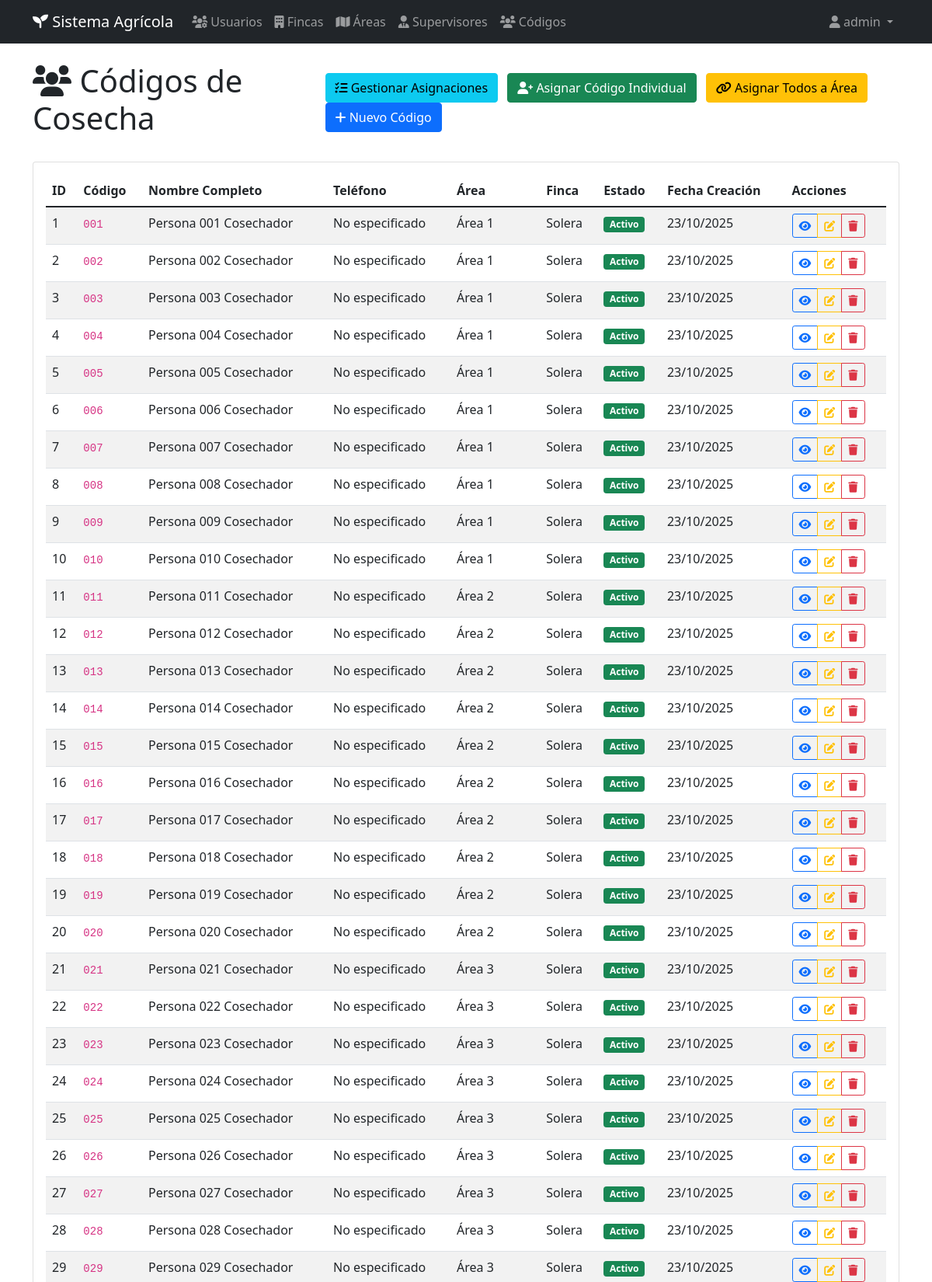
Screenshot of /codigos (signed in, upper part) with the database file from the repository.
### app.py (models this page shows)
class Codigo(db.Model):
    id = db.Column(db.Integer, primary_key=True)
    codigo = db.Column(db.String(20), unique=True, nullable=False)
    nombre_persona = db.Column(db.String(100), nullable=False)
    apellido_persona = db.Column(db.String(100), nullable=False)
    telefono = db.Column(db.String(20))
    area_id = db.Column(db.Integer, db.ForeignKey('area.id'), nullable=False)
    activo = db.Column(db.Boolean, default=True)
    fecha_creacion = db.Column(db.DateTime, default=datetime.utcnow)

class Area(db.Model):
    id = db.Column(db.Integer, primary_key=True)
    nombre = db.Column(db.String(100), nullable=False)
    descripcion = db.Column(db.Text)
    finca_id = db.Column(db.Integer, db.ForeignKey('finca.id'), nullable=False)
    supervisor_id = db.Column(db.Integer, db.ForeignKey('supervisor.id'))
    activa = db.Column(db.Boolean, default=True)
    fecha_creacion = db.Column(db.DateTime, default=datetime.utcnow)
    codigos = db.relationship('Codigo', backref='area', lazy=True)

class Finca(db.Model):
    id = db.Column(db.Integer, primary_key=True)
    nombre = db.Column(db.String(100), nullable=False)
    ubicacion = db.Column(db.String(200))
    descripcion = db.Column(db.Text)
    activa = db.Column(db.Boolean, default=True)
    fecha_creacion = db.Column(db.DateTime, default=datetime.utcnow)
    areas = db.relationship('Area', backref='finca', lazy=True)

### app.py (the view)
@app.route('/codigos')
def listar_codigos():
    if 'user_id' not in session:
        return redirect(url_for('login'))
    codigos = Codigo.query.all()
    return render_template('codigos/listar.html', codigos=codigos)

### templates/codigos/listar.html (shortened to what this page needs)
{% extends "base.html" %}
{% block content %}
<div class="d-flex justify-content-between align-items-center mb-4">
    <h1><i class="fas fa-users"></i> Códigos de Cosecha</h1>
    <div>
        {% if session.rol in ['admin', 'rrhh', 'jefe_cultivo'] %}
        <a href="{{ url_for('gestionar_asignaciones_codigos') }}" class="btn btn-info me-2">
            <i class="fas fa-tasks"></i> Gestionar Asignaciones
        </a>
        <a href="{{ url_for('asignar_codigo_area') }}" class="btn btn-success me-2">
            <i class="fas fa-user-plus"></i> Asignar Código Individual
        </a>
        <a href="{{ url_for('asignar_area_codigos') }}" class="btn btn-warning me-2">
            <i class="fas fa-link"></i> Asignar Todos a Área
        </a>
        <a href="{{ url_for('crear_codigo') }}" class="btn btn-primary">
            <i class="fas fa-plus"></i> Nuevo Código
        </a>
        {% endif %}
    </div>
</div>
<div class="card">
    <div class="card-body">
        {% if codigos %}
        <div class="table-responsive">
            <table class="table table-striped">
                <thead>
                    <tr>
                        <th>ID</th>
                        <th>Código</th>
                        <th>Nombre Completo</th>
                        <th>Teléfono</th>
                        <th>Área</th>
                        <th>Finca</th>
                        <th>Estado</th>
                        <th>Fecha Creación</th>
                        <th>Acciones</th>
                    </tr>
                </thead>
                <tbody>
                    {% for codigo in codigos %}
                    <tr>
                        <td>{{ codigo.id }}</td>
                        <td><code>{{ codigo.codigo }}</code></td>
                        <td>{{ codigo.nombre_persona }} {{ codigo.apellido_persona }}</td>
                        <td>{{ codigo.telefono or 'No especificado' }}</td>
                        <td>
                            {% if codigo.area %}
                                {{ codigo.area.nombre }}
                            {% else %}
                                <span class="badge bg-warning text-dark">Sin asignar</span>
                            {% endif %}
                        </td>
                        <td>
                            {% if codigo.area and codigo.area.finca %}
                                {{ codigo.area.finca.nombre }}
                            {% else %}
                                <span class="text-muted">-</span>
                            {% endif %}
                        </td>
                        <td>
                            {% if codigo.activo %}
                                <span class="badge bg-success">Activo</span>
                            {% else %}
                                <span class="badge bg-danger">Inactivo</span>
                            {% endif %}
                        </td>
                        <td>{{ codigo.fecha_creacion.strftime('%d/%m/%Y') }}</td>
                        <td>
                            <div class="btn-group" role="group">
                                <button type="button" class="btn btn-sm btn-outline-primary">
                                    <i class="fas fa-eye"></i>
                                </button>
                                {% if session.rol in ['admin', 'rrhh', 'jefe_cultivo'] %}
                                <button type="button" class="btn btn-sm btn-outline-warning">
                                    <i class="fas fa-edit"></i>
                                </button>
                                <button type="button" class="btn btn-sm btn-outline-danger">
                                    <i class="fas fa-trash"></i>
                                </button>
                                {% endif %}
                            </div>
                        </td>
                    </tr>
                    {% endfor %}
                </tbody>
            </table>
        </div>
        {% endif %}
    </div>
</div>
{% endblock %}

### rows the page displays
Codigo: id "1", codigo "001", nombre_persona "Persona 001", apellido_persona "Cosechador", telefono "No especificado", area.nombre "Área 1", area.finca.nombre "Solera", activo "Activo", fecha_creacion "23/10/2025"
Codigo: id "2", codigo "002", nombre_persona "Persona 002", apellido_persona "Cosechador", telefono "No especificado", area.nombre "Área 1", area.finca.nombre "Solera", activo "Activo", fecha_creacion "23/10/2025"
Codigo: id "3", codigo "003", nombre_persona "Persona 003", apellido_persona "Cosechador", telefono "No especificado", area.nombre "Área 1", area.finca.nombre "Solera", activo "Activo", fecha_creacion "23/10/2025"
Codigo: id "4", codigo "004", nombre_persona "Persona 004", apellido_persona "Cosechador", telefono "No especificado", area.nombre "Área 1", area.finca.nombre "Solera", activo "Activo", fecha_creacion "23/10/2025"
Codigo: id "5", codigo "005", nombre_persona "Persona 005", apellido_persona "Cosechador", telefono "No especificado", area.nombre "Área 1", area.finca.nombre "Solera", activo "Activo", fecha_creacion "23/10/2025"
Codigo: id "6", codigo "006", nombre_persona "Persona 006", apellido_persona "Cosechador", telefono "No especificado", area.nombre "Área 1", area.finca.nombre "Solera", activo "Activo", fecha_creacion "23/10/2025"
Codigo: id "7", codigo "007", nombre_persona "Persona 007", apellido_persona "Cosechador", telefono "No especificado", area.nombre "Área 1", area.finca.nombre "Solera", activo "Activo", fecha_creacion "23/10/2025"
Codigo: id "8", codigo "008", nombre_persona "Persona 008", apellido_persona "Cosechador", telefono "No especificado", area.nombre "Área 1", area.finca.nombre "Solera", activo "Activo", fecha_creacion "23/10/2025"
Codigo: id "9", codigo "009", nombre_persona "Persona 009", apellido_persona "Cosechador", telefono "No especificado", area.nombre "Área 1", area.finca.nombre "Solera", activo "Activo", fecha_creacion "23/10/2025"
Codigo: id "10", codigo "010", nombre_persona "Persona 010", apellido_persona "Cosechador", telefono "No especificado", area.nombre "Área 1", area.finca.nombre "Solera", activo "Activo", fecha_creacion "23/10/2025"
Codigo: id "11", codigo "011", nombre_persona "Persona 011", apellido_persona "Cosechador", telefono "No especificado", area.nombre "Área 2", area.finca.nombre "Solera", activo "Activo", fecha_creacion "23/10/2025"
Codigo: id "12", codigo "012", nombre_persona "Persona 012", apellido_persona "Cosechador", telefono "No especificado", area.nombre "Área 2", area.finca.nombre "Solera", activo "Activo", fecha_creacion "23/10/2025"
Codigo: id "13", codigo "013", nombre_persona "Persona 013", apellido_persona "Cosechador", telefono "No especificado", area.nombre "Área 2", area.finca.nombre "Solera", activo "Activo", fecha_creacion "23/10/2025"
Codigo: id "14", codigo "014", nombre_persona "Persona 014", apellido_persona "Cosechador", telefono "No especificado", area.nombre "Área 2", area.finca.nombre "Solera", activo "Activo", fecha_creacion "23/10/2025"
Codigo: id "15", codigo "015", nombre_persona "Persona 015", apellido_persona "Cosechador", telefono "No especificado", area.nombre "Área 2", area.finca.nombre "Solera", activo "Activo", fecha_creacion "23/10/2025"
Codigo: id "16", codigo "016", nombre_persona "Persona 016", apellido_persona "Cosechador", telefono "No especificado", area.nombre "Área 2", area.finca.nombre "Solera", activo "Activo", fecha_creacion "23/10/2025"
Codigo: id "17", codigo "017", nombre_persona "Persona 017", apellido_persona "Cosechador", telefono "No especificado", area.nombre "Área 2", area.finca.nombre "Solera", activo "Activo", fecha_creacion "23/10/2025"
Codigo: id "18", codigo "018", nombre_persona "Persona 018", apellido_persona "Cosechador", telefono "No especificado", area.nombre "Área 2", area.finca.nombre "Solera", activo "Activo", fecha_creacion "23/10/2025"
Codigo: id "19", codigo "019", nombre_persona "Persona 019", apellido_persona "Cosechador", telefono "No especificado", area.nombre "Área 2", area.finca.nombre "Solera", activo "Activo", fecha_creacion "23/10/2025"
Codigo: id "20", codigo "020", nombre_persona "Persona 020", apellido_persona "Cosechador", telefono "No especificado", area.nombre "Área 2", area.finca.nombre "Solera", activo "Activo", fecha_creacion "23/10/2025"
Codigo: id "21", codigo "021", nombre_persona "Persona 021", apellido_persona "Cosechador", telefono "No especificado", area.nombre "Área 3", area.finca.nombre "Solera", activo "Activo", fecha_creacion "23/10/2025"
Codigo: id "22", codigo "022", nombre_persona "Persona 022", apellido_persona "Cosechador", telefono "No especificado", area.nombre "Área 3", area.finca.nombre "Solera", activo "Activo", fecha_creacion "23/10/2025"
Codigo: id "23", codigo "023", nombre_persona "Persona 023", apellido_persona "Cosechador", telefono "No especificado", area.nombre "Área 3", area.finca.nombre "Solera", activo "Activo", fecha_creacion "23/10/2025"
Codigo: id "24", codigo "024", nombre_persona "Persona 024", apellido_persona "Cosechador", telefono "No especificado", area.nombre "Área 3", area.finca.nombre "Solera", activo "Activo", fecha_creacion "23/10/2025"
Codigo: id "25", codigo "025", nombre_persona "Persona 025", apellido_persona "Cosechador", telefono "No especificado", area.nombre "Área 3", area.finca.nombre "Solera", activo "Activo", fecha_creacion "23/10/2025"
Codigo: id "26", codigo "026", nombre_persona "Persona 026", apellido_persona "Cosechador", telefono "No especificado", area.nombre "Área 3", area.finca.nombre "Solera", activo "Activo", fecha_creacion "23/10/2025"
Codigo: id "27", codigo "027", nombre_persona "Persona 027", apellido_persona "Cosechador", telefono "No especificado", area.nombre "Área 3", area.finca.nombre "Solera", activo "Activo", fecha_creacion "23/10/2025"
Codigo: id "28", codigo "028", nombre_persona "Persona 028", apellido_persona "Cosechador", telefono "No especificado", area.nombre "Área 3", area.finca.nombre "Solera", activo "Activo", fecha_creacion "23/10/2025"
Codigo: id "29", codigo "029", nombre_persona "Persona 029", apellido_persona "Cosechador", telefono "No especificado", area.nombre "Área 3", area.finca.nombre "Solera", activo "Activo", fecha_creacion "23/10/2025"

### other values shown
{{ session.username }} "admin"
